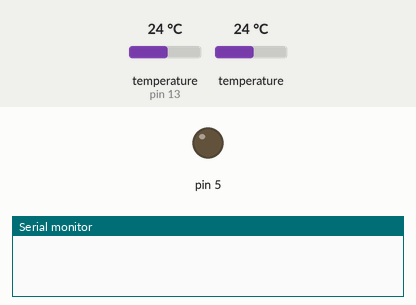
The sketch below on a simulated Arduino Uno, built with avr-gcc and run on an emulated ATmega328P. On the bench: output pins drawn as LEDs (lit = HIGH), the last lines printed to the serial monitor. Wiring (inferred from the names in the program): 2 × DS18B20 sensor: data pin 13. Dashed ring = blinking. The inputs (shaded band) are chosen by the test bench; at power-on: temperature (sensor on pin 13) 24 °C, temperature 24 °C.

Above: at 0.1 s.
At 1.2 s:
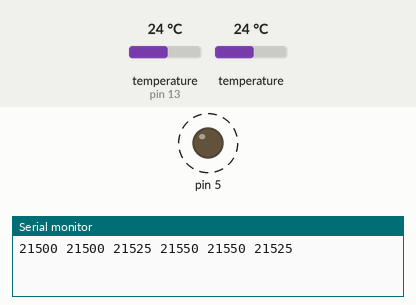
Timing chart, 0 to 4.1 s (numbered marks = the images above):
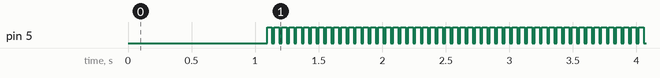

Measured:
- by itself, pin 5: alternates HIGH for 0.04 s and LOW for 0.02 s

The sketch:

ESP32_NANO_DS18S20.ino
```cpp
// Here for ESP32, but should work with Nano/Uno without any changes


/*

 There are a lot of programs around to read temperatures from 1 wire DS1820, DS18B20, DS18S20 devices

 Why another one ?

 1. This program does NOT use any library !
    Libraries are good to get simple access to devices. But they hide what is going on behind the scene. And sometimes
    you want to understand what they are doing.
    Normally Wire- and Dallas-libraries are used.

 2. This program searches for connected one-wire slaves and uses all found DS18(B)20-devices.
    Perfect for measuring temperatures in different roms.
    It will run even if one device breaks !

 3. Normally temperatures are changing slowly compared to the speed of measurements.
    But you always get noise at least of +/- 1 bit.
    This program shows a simple but efficient method to filter the measured values to get smooth curves and rise the overall resolution.

 3. Most libraries just work with fixed delays (depending on resolution) internaly.
    Here we call a state machine function [ DoJob2() ] while waiting for measurements to complete (about 600 ms for 12 bit resolution!)

    DoJob2() is called about 16000 times per second !
    It is devided in 4 parts - it is possible to call 4 Functions in a round robin fashion.
    It is garanteed, that the maximum delay from one call to another is less than 400 µs.

    Using this simple multitasking most of the CPU time may be used for other jobs than measuring temperatures.

 4.

    Enjoy it.

*/


//https://wiki.arduino-hannover.de/wiki/DS1820_Temperatursensor_1-Wire
//https://pic-projekte.de/blog/ds18s20/


// OneWire DS18S20, DS18B20, DS1822 Temperature Example
// on signal pin (a single 4.7K resistor is necessary)                    >>>>>>>> I needed 3.3k !!!!!!!!!!!!!!!!

#include "Config.h"


byte rom_c[DEVNUM][8];
bool type_s[DEVNUM];
double cel[DEVNUM];
float celsius[DEVNUM], fahrenheit[DEVNUM];
int devices=0;
bool Out=false;

unsigned long Job2Cnt, Part0, Part1, Part2, Part3, MaxWait;

// Scratchpad locations
#define TEMP_LSB        0
#define TEMP_MSB        1
// #define HIGH_ALARM_TEMP 2
// #define LOW_ALARM_TEMP  3
// #define CONFIGURATION   4
// #define INTERNAL_BYTE   5
// #define COUNT_REMAIN    6
// #define COUNT_PER_C     7
// #define SCRATCHPAD_CRC  8

//----------------------------------------------- forward declaratio ---------------------------------
void DoJob2();


//----------------------------------------------- One wire functions ---------------------------------


/*******************************************************************************
One_Wire_Master-Reset-Impuls
--------------------------------------------------------------------------------
This function will release the master reset impuls and checks if there is at
least one 1-wire-component connected to the bus (0) or not (1).
*******************************************************************************/
unsigned char ow_reset() {
unsigned char ret;
  pinMode(OneWirePin,OUTPUT);
  digitalWrite(OneWirePin,0);
  delayMicroseconds(500);
  pinMode(OneWirePin,INPUT);
  delayMicroseconds(50);
  ret=digitalRead(OneWirePin);
  delayMicroseconds(450);
  return(ret);
}


/*******************************************************************************
 One_Wire_Write_Bit
 -------------------------------------------------------------------------------
 This function will write one single bit on the bus.
 *******************************************************************************/
void ow_wr_bit (uint8_t val)
{
    digitalWrite(OneWirePin,0);     // set the (I)O to low level
    pinMode(OneWirePin,OUTPUT);     // config the DQ-IO as output (-> low)
    if(val)                         // if the bit to transfer is a "1"
    {
        delayMicroseconds(1);       // wait 1 us and..
        pinMode(OneWirePin,INPUT);  // ..config the DQ-IO as input (high-z -> pull up)
    }
    delayMicroseconds(100);         // wait for end of slot
    DoJob2();
    pinMode(OneWirePin,INPUT);      // config the DQ-IO as input (high-z -> pull up)
 }

/*******************************************************************************
 One_Wire_Write_Byte
 -------------------------------------------------------------------------------
 This function will write a complete byte on the bus.
 *******************************************************************************/
void ow_wr_byte (uint8_t val)
{
    uint8_t i, mask = 1;
    // write the byte by sending eight bits (LSB first)
    for (i=0; i<8; i++)
    {
        ow_wr_bit(val & mask);
        mask = (mask << 1);
        DoJob2();
    }
}


/*******************************************************************************
 One_Wire_Read_Bit
 -------------------------------------------------------------------------------
 This function will read one single bit from the bus.
 *******************************************************************************/
uint8_t ow_rd_bit (void)
{
    uint8_t rec;                      // perform a very short low impuls
                                      // config the DQ-IO as output (-> low)
    pinMode(OneWirePin,OUTPUT);
    pinMode(OneWirePin,INPUT);        // config the DQ-IO as input (high-z -> pull up)
    delayMicroseconds(15);
    rec=digitalRead(OneWirePin);      // read the level on DQ (this is the read bit)
    DoJob2();
    delayMicroseconds(105);           // wait for end of slot
    return(rec);
}


/*******************************************************************************
 One_Wire_Read_Byte
 --------------------------------------------------------------------------------
 This function will read a complete byte from the bus.
 *******************************************************************************/
uint8_t ow_rd_byte (void)
{
    uint8_t value = 0 , i;
    // read the byte by reading eight bits (LSB first)
    for(i=0; i<8; i++)
    {
        if ( ow_rd_bit() )
        {
            value |= 0x01 << i;
        }
        DoJob2();
    }
    return(value);
}

/*******************************************************************************
 One_Wire_Master_Reset
 --------------------------------------------------------------------------------
 This function will reset the bus.
 *******************************************************************************/
bool ow_mri (void)                 // Master-Reset
{
uint8_t rec;
    digitalWrite(OneWirePin,0);       // set the (I)O to low level
    pinMode(OneWirePin,OUTPUT);       // config the DQ-IO as output (-> low)
    DoJob2();
    delayMicroseconds(240);           // delay of >480 us
    DoJob2();
    delayMicroseconds(250);           // delay of >480 us
    DoJob2();
    pinMode(OneWirePin,INPUT);        // config the  DQ-IO as input (high-z -> pull up)
    delayMicroseconds(40);
    rec=digitalRead(OneWirePin);      // read the level (if low, slave available)
    DoJob2();
    delayMicroseconds(200);           // wait for end of slot
    DoJob2();
    delayMicroseconds(250);           // wait for end of slot
    return (rec==0);
}


/*** Reads 64-Bit-ROM-Identifiers ***/
void ow_rd_rom(void)
{
 unsigned char i;
   //Serial.println("Read ROM");
   if(!ow_mri()) {                  //Slave presence
   {
     printf("\n\n\n\n Error: No 'Presence' vom Slave !");
     printf("\n\n Press RESET ... ");
     while(1);
     }
   }
   ow_wr_byte(0x33);                //"READ ROM" = 0x33

   for (i=0; i<8; i++) {            // read ID
     rom_c[devices][i] = ow_rd_byte();
     DoJob2();
   }
}


static const uint8_t PROGMEM dscrc2x16_table[] = {
  0x00, 0x5E, 0xBC, 0xE2, 0x61, 0x3F, 0xDD, 0x83,
  0xC2, 0x9C, 0x7E, 0x20, 0xA3, 0xFD, 0x1F, 0x41,
  0x00, 0x9D, 0x23, 0xBE, 0x46, 0xDB, 0x65, 0xF8,
  0x8C, 0x11, 0xAF, 0x32, 0xCA, 0x57, 0xE9, 0x74
};


// Dow-CRC using polynomial X^8 + X^5 + X^4 + X^0
// Tiny 2x16 entry CRC table created by Arjen Lentz
// See http://lentz.com.au/blog/calculating-crc-with-a-tiny-32-entry-lookup-table


// Compute a Dallas Semiconductor 8 bit CRC. These show up in the ROM
// and the registers.  (Use tiny 2x16 entry CRC table)
uint8_t crc8(const uint8_t *addr, uint8_t len)
{
uint8_t crc = 0;
  while (len--) {
    DoJob2();
    crc = *addr++ ^ crc;  // just re-using crc as intermediate
    crc = pgm_read_byte(dscrc2x16_table + (crc & 0x0f)) ^
    pgm_read_byte(dscrc2x16_table + 16 + ((crc >> 4) & 0x0f));
  }
  return crc;
}


bool ow_isConversionComplete(void)
{
  return (ow_rd_bit() == 1);
}


    uint8_t LastDiscrepancy;
    uint8_t LastFamilyDiscrepancy;
    bool LastDeviceFlag;


void ow_reset_search()
{
  // reset the search state
  LastDiscrepancy = 0;
  LastDeviceFlag = false;
  LastFamilyDiscrepancy = 0;
  for (int j=0; j<DEVNUM; j++) {
    for(int i = 7; ; i--) {
      rom_c[j][i] = 0;
      if ( i == 0) break;
    }
  }
}


// Perform a search. If this function returns a '1' then it has
// enumerated the next device and you may retrieve the ROM from the
// OneWire::address variable. If there are no devices, no further
// devices, or something horrible happens in the middle of the
// enumeration then a 0 is returned.  If a new device is found then
// its address is copied to newAddr.  Use OneWire::reset_search() to
// start over.
//
// --- Replaced by the one from the Dallas Semiconductor web site ---
//--------------------------------------------------------------------------
// Perform the 1-Wire Search Algorithm on the 1-Wire bus using the existing
// search state.
// Return TRUE  : device found, ROM number in ROM_NO buffer
//        FALSE : device not found, end of search
//
bool ow_search(uint8_t *newAddr, bool search_mode /* = true */)
{
   uint8_t id_bit_number;
   uint8_t last_zero, rom_byte_number;
   bool    search_result;
   uint8_t id_bit, cmp_id_bit;

   unsigned char rom_byte_mask, search_direction;

   // initialize for search
   id_bit_number = 1;
   last_zero = 0;
   rom_byte_number = 0;
   rom_byte_mask = 1;
   search_result = false;

   // if the last call was not the last one
   if (!LastDeviceFlag) {
      // 1-Wire reset
      if (!ow_mri()) {
         // reset the search
         LastDiscrepancy = 0;
         LastDeviceFlag = false;
         LastFamilyDiscrepancy = 0;
         return false;
      }

      // issue the search command
      if (search_mode == true) {
        ow_wr_byte(0xF0);   // NORMAL SEARCH
      } else {
        ow_wr_byte(0xEC);   // CONDITIONAL SEARCH
      }

      // loop to do the search
      do
      {
         // read a bit and its complement
         id_bit = ow_rd_bit();
         cmp_id_bit = ow_rd_bit();

         // check for no devices on 1-wire
         if ((id_bit == 1) && (cmp_id_bit == 1)) {
            break;
         } else {
            // all devices coupled have 0 or 1
            if (id_bit != cmp_id_bit) {
               search_direction = id_bit;  // bit write value for search
            } else {
               // if this discrepancy if before the Last Discrepancy
               // on a previous next then pick the same as last time
               if (id_bit_number < LastDiscrepancy) {
                  search_direction = ((rom_c[devices][rom_byte_number] & rom_byte_mask) > 0);
               } else {
                  // if equal to last pick 1, if not then pick 0
                  search_direction = (id_bit_number == LastDiscrepancy);
               }
               // if 0 was picked then record its position in LastZero
               if (search_direction == 0) {
                  last_zero = id_bit_number;

                  // check for Last discrepancy in family
                  if (last_zero < 9)
                     LastFamilyDiscrepancy = last_zero;
               }
            }

            // set or clear the bit in the ROM byte rom_byte_number
            // with mask rom_byte_mask
            if (search_direction == 1)
              rom_c[devices][rom_byte_number] |= rom_byte_mask;
            else
              rom_c[devices][rom_byte_number] &= ~rom_byte_mask;

            // serial number search direction write bit
            ow_wr_bit(search_direction);

            // increment the byte counter id_bit_number
            // and shift the mask rom_byte_mask
            id_bit_number++;
            rom_byte_mask <<= 1;

            // if the mask is 0 then go to new SerialNum byte rom_byte_number and reset mask
            if (rom_byte_mask == 0) {
                rom_byte_number++;
                rom_byte_mask = 1;
            }
         }
      }
      while(rom_byte_number < 8);  // loop until through all ROM bytes 0-7

      // if the search was successful then
      if (!(id_bit_number < 65)) {
         // search successful so set LastDiscrepancy,LastDeviceFlag,search_result
         LastDiscrepancy = last_zero;

         // check for last device
         if (LastDiscrepancy == 0) {
            LastDeviceFlag = true;
         }
         search_result = true;
      }
   }

   // if no device found then reset counters so next 'search' will be like a first
   if (!search_result || !rom_c[0]) {
      LastDiscrepancy = 0;
      LastDeviceFlag = false;
      LastFamilyDiscrepancy = 0;
      search_result = false;
   } else {
      for (int i = 0; i < 8; i++) newAddr[i] = rom_c[devices][i];
   }
   return search_result;
}


//----------------------------------------------- setup ----------------------------------------------

void setup(void) {
uint8_t address[9];
bool found;

  pinMode(5,OUTPUT);
  Serial.begin(921600);
  delay(1000);
  #ifdef DEBUG
  Serial.println("\nSearch devices ...");
  #endif

  ow_reset_search();
  DoJob2();

  while(1) {
    found=ow_search(address, true);
    DoJob2();
    if (found) {


#ifdef DEBUG
      Serial.print("  FOUND: ");
      DoJob2();

      Serial.print("ROM =");
      DoJob2();

      for(int i = 0; i < 8; i++) {
        DoJob2();

        Serial.write(' ');
        Serial.print(rom_c[devices][i], HEX);
      }
      Serial.print(" ");
#endif

      // the first ROM byte indicates which chip
      switch (rom_c[devices][0]) {
        case 0x10:
          #ifdef DEBUG
          Serial.println("  Chip = DS18S20  or older DS1820");  // or old DS1820
          #endif
          type_s[devices] = true;
          break;
        case 0x28:
          #ifdef DEBUG
          Serial.println("  Chip = DS18B20");
          #endif
          type_s[devices] = false;
          break;
        case 0x22:
          #ifdef DEBUG
          Serial.println("  Chip = DS1822");
          #endif
          type_s[devices] = false;
          break;
        default:
          Serial.println("Device is not a DS18x20 family device.");
          return;
      }
      DoJob2();
      devices++;


    }
    else {
      #ifdef DEBUG
      Serial.print(devices); Serial.println(" devices found\n");
      DoJob2();

      #endif
      break;
    }
  }


// Without SEARCH, only one device:
//  ow_rd_rom();
//  Serial.print("ROM =");
//  for(int i = 0; i < 8; i++) {
//    Serial.write(' ');
//    Serial.print(rom_c[devices][i], HEX);
//  }
//  Serial.println();


//
//  // the first ROM byte indicates which chip
//  switch (rom_c[devices][0]) {
//    case 0x10:
//      #ifdef DEBUG
//      Serial.println("  Chip = DS18S20  or older DS1820");  // or old DS1820
//      #endif
//      type_s = true;
//      break;
//    case 0x28:
//      #ifdef DEBUG
//      Serial.println("  Chip = DS18B20");
//      #endif
//      type_s = false;
//      break;
//    case 0x22:
//      #ifdef DEBUG
//      Serial.println("  Chip = DS1822");
//      #endif
//      type_s = false;
//      break;
//    default:
//      Serial.println("Device is not a DS18x20 family device.");
//      return;
//  }

  #ifdef DEBUG
  Serial.println("\n");
  #endif
  MaxWait=0;

}


//----------------------------------------------- loop -----------------------------------------------

void loop(void) {
  byte i;
  byte present = 0;

  byte data[12];


  for (int dev=0; dev<devices; dev++) {
      //if (ow_mri()) Serial.println("Slave available"); //Master Reset Impuls
      digitalWrite(5,LOW);
      DoJob2();

      ow_mri();
      DoJob2();

      ow_wr_byte(0x55);                       // Match ROM-Befehl

      for (i=0; i<8; i++) {                   // write ID
           ow_wr_byte(rom_c[dev][i]);
      }

     // OR
     //ow_wr_byte(0xcc);                      // skip ROM

      unsigned long start=millis();
      ow_wr_byte(0x44);                       // start measure temp
      digitalWrite(5,HIGH);

      while(!ow_isConversionComplete()) {      // about 600 ms
        DoJob2();
      }

      #ifdef DEBUG
      Serial.print("Dev:"); Serial.print(dev); Serial.print("  Conversion time(ms): "); Serial.print(millis()-start);
      DoJob2();
      Serial.print("  Job2-Count: "); Serial.print(Job2Cnt);
      DoJob2();
      Serial.print("  Part0: "); Serial.print(Part0);
      DoJob2();
      Serial.print("  Part1: "); Serial.print(Part1);
      DoJob2();
      Serial.print("  Part2: "); Serial.print(Part2);
      DoJob2();
      Serial.print("  Part3: "); Serial.print(Part3); Part3=0;
      DoJob2();
      Serial.print("  MaxWait: "); Serial.println(MaxWait);
      DoJob2();

      #endif


      if (!ow_mri()) {
        Serial.println("Slave not available"); //Master Reset Impuls
        delay(1000);
        return;
      }

          // Match ROM-Befehl aussenden
          ow_wr_byte(0x55);
         // Send ROM identifier of slave device to address it (8 Bytes)
         for (i=0; i<8; i++) {              // write ID
           ow_wr_byte(rom_c[dev][i]);
           DoJob2();
         }

     // OR:

     //ow_wr_byte(0xcc);                    // skip ROM


      ow_wr_byte(0xBE);                     // start read

      #ifdef DEBUG
      Serial.print("  Data = ");
      #endif
      for (int i=0; i<9; i++)               // read answer: 9 Byte Scratch Pad
      {
        data[i] = ow_rd_byte();
        DoJob2();
        #ifdef DEBUG
        Serial.print(data[i], HEX); Serial.print(" ");
        #endif
      }
      #ifdef DEBUG
      Serial.println();
      #endif

      uint8_t crc=0;                        // calculate and compare crc
      crc=crc8(data,8);
      #ifdef DEBUG
      Serial.print("CRC "); Serial.println(crc, HEX);
      #endif
      if (crc != data[8]) {
        Serial.println("CRC-Error");
        delay(1000);
        return;
      }


      // Convert the data to actual temperature
      // because the result is a 16 bit signed integer, it should
      // be stored to an "int16_t" type, which is always 16 bits
      // even when compiled on a 32 bit processor.
      int16_t raw = (data[1] << 8) | data[0];


      if (type_s[dev]) {
        raw = raw << 3; // 9 bit resolution default
        if (data[7] == 0x10) {
          // "count remain" gives full 12 bit resolution
          raw = (raw & 0xFFF0) + 12 - data[6];
        }
      }
      else {
        byte cfg = (data[4] & 0x60);
        // at lower res, the low bits are undefined, so let's zero them
        if (cfg == 0x00) raw = raw & ~7;  // 9 bit resolution, 93.75 ms
        else if (cfg == 0x20) raw = raw & ~3; // 10 bit res, 187.5 ms
        else if (cfg == 0x40) raw = raw & ~1; // 11 bit res, 375 ms
        // default is 12 bit resolution, 600 ms conversion time
      }

      celsius[dev] = (float)raw / 16.0;
      celsius[dev] += Offset;

      // Filter

      if (!Out) {
        if (cel[dev]==0) {
          cel[dev]=celsius[dev];
          if (dev==(devices-1)) Out=true;
        }
      }

      cel[dev]=Alpha*cel[dev] + (1-Alpha)*celsius[dev];

      //fahrenheit = celsius * 1.8 + 32.0;
      #ifdef DEBUG
      DoJob2();
      Serial.print(dev);
      DoJob2();
      Serial.print("  Temperature = ");
      DoJob2();
      Serial.print(celsius[dev],4); Serial.print(" ");
      DoJob2();
      Serial.print(cel[dev],4);      Serial.println(" Celsius ");
      DoJob2();
      #else

      if(Out) {
        for (int k=0; k<devices; k++) {
          if(k==0) Serial.print((celsius[k])*1000-50,0);
          else     Serial.print((celsius[k])*1000,0);
          DoJob2();
          Serial.print(" ");
          DoJob2();
          if(k==0) Serial.print((cel[k])*1000-50,0);
          else     Serial.print((cel[k])*1000,0);
          DoJob2();
          Serial.print(" ");
          DoJob2();
          Serial.print( ( ((cel[0])*1000-50) +  ((cel[1])*1000) )/2 ,0);
          DoJob2();
          Serial.print(" ");
        }
        Serial.println();
        DoJob2();

      }
      #endif


    //  Serial.print(fahrenheit);
    //  Serial.println(" Fahrenheit");

  }
}


//----------------------------------------------- Multitasking: DoJob2 as state machine --------------

void DoJob2() {
static int entry;
static unsigned long Wait, Wait2;
static bool first=true;
static unsigned long LastWait;
  Job2Cnt++;                                  // about 10.000 in 0.6 seconds, => more than 16.000 per second
  if ((Job2Cnt % 50000)==0) MaxWait=0;        // Reset MaxWait from time to time

  if (first) {
    first=false;
    Wait=micros();
  }

  Wait2=micros()-Wait;
  if (Wait2>MaxWait) MaxWait=Wait2;           // MaxWait: longest time between two DoJob2-calls - about 550 µs

  // do multitasking
  switch (entry) {
    case 0: entry=1;
            Part0++;                          // about 2500 per 0.6 seconds, => more than 4000 per second !
            Wait=micros();
            return;
    case 1: entry=2;
            Part1++;                          // about 2500 per 0.6 seconds
            Wait=micros();
            return;
    case 2: entry=3;
            Part2++;                          // about 2500 per 0.6 seconds
            Wait=micros();
            return;
    case 3: entry=0;
            Wait=micros();
            if ((Wait-LastWait)>=1000) {
              Part3++;                        // every millisecond
              LastWait=Wait;
            }
            return;
  }


}
```

Source omitted: Config.h (311 bytes)
